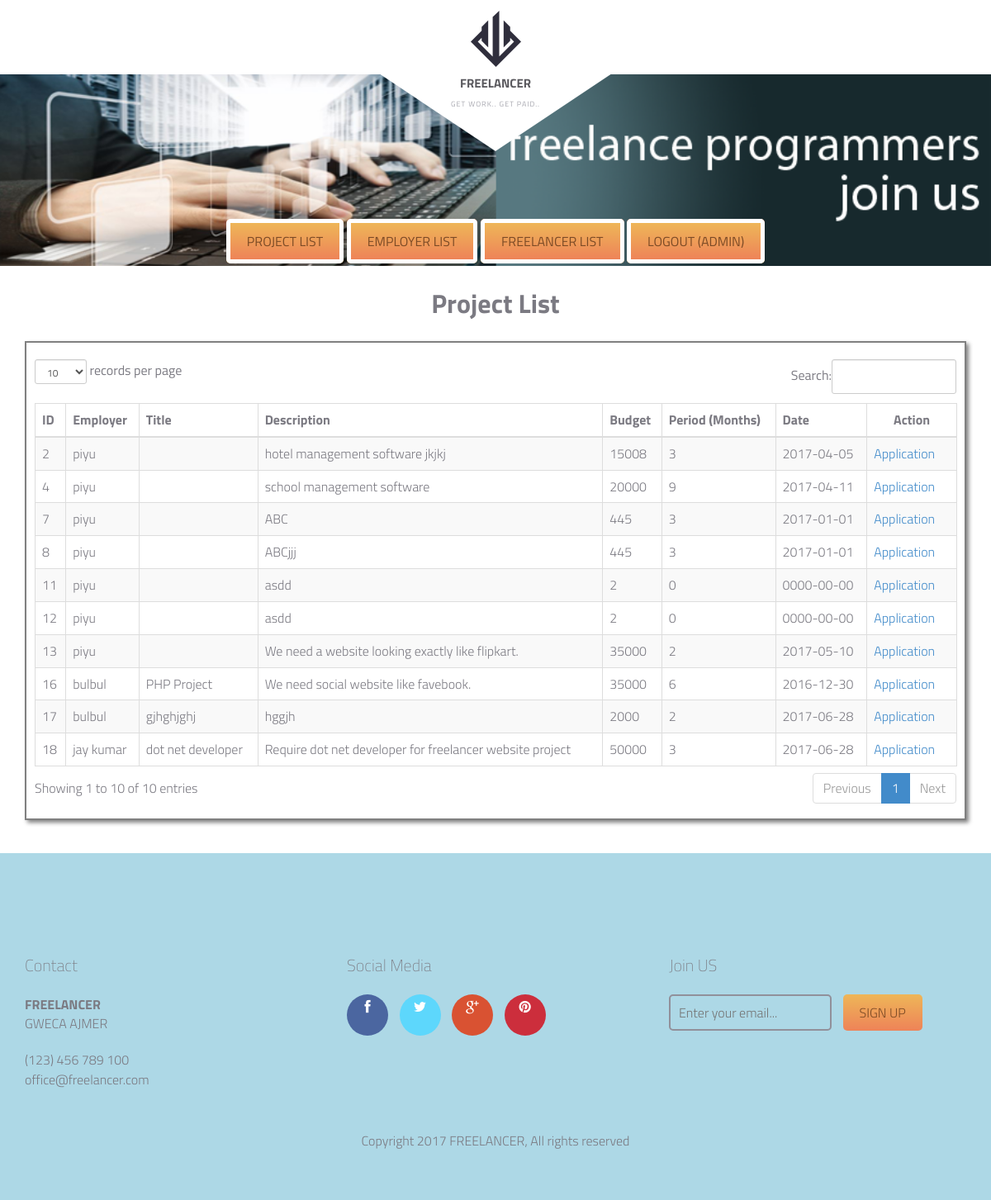
Page /admin_projectlist.php (signed in) on the committed database.
### tables this page shows
CREATE TABLE IF NOT EXISTS `project` (
  `id` int(11) NOT NULL AUTO_INCREMENT,
  `employer` int(11) NOT NULL,
  `description` text NOT NULL,
  `skills` varchar(500) NOT NULL,
  `budget` int(11) NOT NULL,
  `time` int(11) NOT NULL,
  `submission` date NOT NULL,
  `active` int(11) NOT NULL,
  `qualification` varchar(500) NOT NULL,
  `experience` varchar(500) NOT NULL,
  `title` varchar(100) NOT NULL,
  `selected_freelancer` bigint(20) NOT NULL DEFAULT '0',
  `payment_done` int(11) NOT NULL DEFAULT '0',
  PRIMARY KEY (`id`)
);

CREATE TABLE IF NOT EXISTS `employer` (
  `sr_no` int(11) NOT NULL AUTO_INCREMENT,
  `name` varchar(500) NOT NULL,
  `pass` varchar(500) NOT NULL,
  `email` varchar(500) NOT NULL,
  `number` text NOT NULL,
  `address` varchar(500) NOT NULL,
  `skills` varchar(500) NOT NULL,
  `time` varchar(500) NOT NULL,
  `submission` date NOT NULL,
  `active` int(11) NOT NULL DEFAULT '1',
  `gender` varchar(10) NOT NULL,
  `dob` date NOT NULL,
  PRIMARY KEY (`sr_no`)
);

### admin_projectlist.php (the view, shortened to what this page needs)
<?php
	$con=mysqli_connect("127.0.0.1:3307","pma","","freelancer");
	$q="Select project.*,employer.name employername from project join employer on employer.sr_no=project.employer";
	$res=mysqli_query($con,$q);
?>
<!DOCTYPE html>
<html lang="en">
	<head>
		<link href="fonts/font-awesome.min.css" rel="stylesheet" type="text/css">
		<link href="assets/css/bootstrap.css" rel="stylesheet" />
    <link href="assets/js/dataTables/dataTables.bootstrap.css" rel="stylesheet" />
    <link href="assets/css/font-awesome.css" rel="stylesheet" />
		<link rel="stylesheet" href="style.css">
	</head>
	<body class="homepage">
		<div id="site-content">
			<header class="site-header">
				<div class="container">
					<div id="branding">
						<img src="images/logo.png" alt="" class="logo">
						<h1 class="site-title"><a href="index.php">FREELANCER</a></h1>
						<small class="site-description">GET WORK.. GET PAID..</small>
					</div>
				</div>
			</header>
			<main class="main-content">
				<div class="hero">
					<div class="featured-image" data-bg-image="dummy/home.jpg" style="background-image: url(&quot;dummy/home.jpg&quot;);">
						<a href="admin_projectlist.php" class="button">Project List</a>
						<a href="admin_employerlist.php" class="button">Employer List</a>
						<a href="admin_freelancerlist.php" class="button">Freelancer List</a>
						<a href="admin_logout.php" class="button">Logout (<?php echo $_SESSION['admin_username']; ?>)</a>
					</div>
				</div>
				<div class="fullwidth-block content " >
					<div class="container">
<center><h1>
Project List
</h1></center>
						<div class="" style="padding:10px; border:2px solid gray; box-shadow:3px 3px 5px gray;">
							<div class="row">
							<div class="col-md-12" >
                                    <div class="table-responsive">
										<table class="table table-striped table-bordered table-hover" id="dataTables-example">
											<thead>
												<tr>
													<th>ID</th>
													<th>Employer</th>
													<th>Title</th>
													<th>Description</th>
													<th>Budget</th>
													<th>Period (Months)</th>
													<th >Date</th>
													<th ><center>Action</center></th>
												</tr>
											</thead>
											<tbody>
											<?php
												while($row=mysqli_fetch_array($res))
												{
												echo "<tr class='even gradeA'>";
												echo "<td>$row[0]</td>";
												echo"<td >".$row['employername']."</td>";
												echo "<td>".$row['title']."</td>";
												echo "<td>$row[2]</td>";
												echo "<td>$row[4]</td>";
												echo "<td>$row[5]</td>";
												echo "<td>$row[6]</td>";
												echo "<td ><a href='admin_viewapplication.php?id=$row[id]'>Application</a> &nbsp;&nbsp; </td></tr>";
												}
											?>
											</tbody>
										</table>
									</div>
                                </div>
                            </div>
							</div>
						</div>
					</div>
				</div>
			<footer class="site-footer">
				<div class="container">
					<div class="row">
						<div class="col-md-4">
							<div class="widget">
								<h3 class="widget-title">Contact</h3>
								<strong>FREELANCER</strong>
								<address>GWECA AJMER</address>
								<a href="tel:1234567890">(123) 456 789 100</a> <br>
								<a href="mailto:office@freelancer.com">office@freelancer.com</a>
							</div>
						</div>
						<div class="col-md-4">
							<div class="widget">
								<h3 class="widget-title">Social Media</h3>
								<div class="social-links">
									<a href="#" class="facebook"><i class="fa fa-facebook"></i></a>
									<a href="#" class="twitter"><i class="fa fa-twitter"></i></a>
									<a href="#" class="google-plus"><i class="fa fa-google-plus"></i></a>
									<a href="#" class="pinterest"><i class="fa fa-pinterest"></i></a>
								</div>
							</div>
						</div>
						<div class="col-md-4">
							<div class="widget">
								<h3 class="widget-title">Join US</h3>
								<form action="#" class="subscribe">
									<input type="email" placeholder="Enter your email...">
									<input type="submit" value="sign up">
								</form>
							</div>
						</div>
					</div>
					<div class="copy">
						<p>Copyright 2017 FREELANCER,  All rights reserved</p>
					</div>
				</div>
			</footer>
	</body>
</html>

### rows in the picture
project: id "2", employer.name "piyu", description "hotel management software jkjkj", budget "15008", time "3", submission "2017-04-05"
project: id "4", employer.name "piyu", description "school management software", budget "20000", time "9", submission "2017-04-11"
project: id "7", employer.name "piyu", description "ABC", budget "445", time "3", submission "2017-01-01"
project: id "8", employer.name "piyu", description "ABCjjj", budget "445", time "3", submission "2017-01-01"
project: id "11", employer.name "piyu", description "asdd", budget "2", time "0", submission "0000-00-00"
project: id "12", employer.name "piyu", description "asdd", budget "2", time "0", submission "0000-00-00"
project: id "13", employer.name "piyu", description "We need a website looking exactly like flipkart.", budget "35000", time "2", submission "2017-05-10"
project: id "16", employer.name "bulbul", title "PHP Project", description "We need social website like favebook.", budget "35000", time "6", submission "2016-12-30"
project: id "17", employer.name "bulbul", title "gjhghjghj", description "hggjh", budget "2000", time "2", submission "2017-06-28"
project: id "18", employer.name "jay kumar", title "dot net developer", description "Require dot net developer for freelancer website project", budget "50000", time "3", submission "2017-06-28"

### other values in the picture
$_SESSION['admin_username'] "ADMIN"
